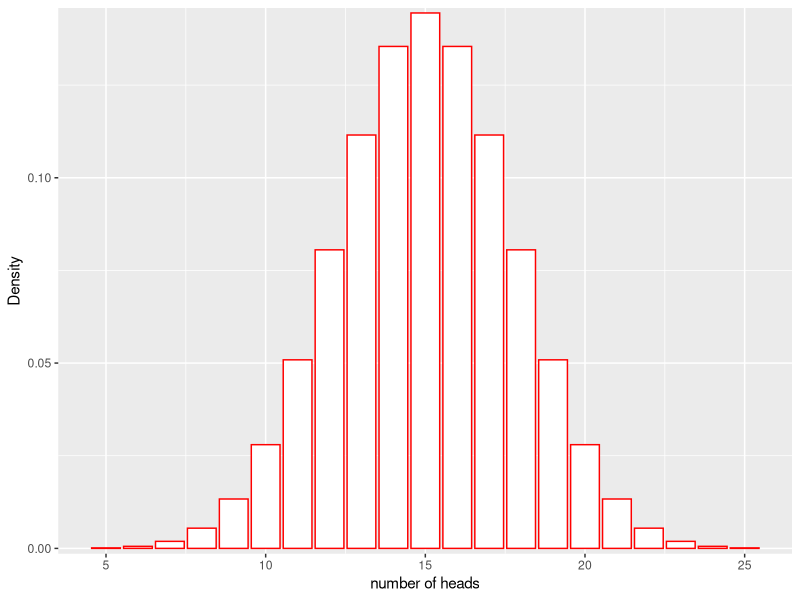
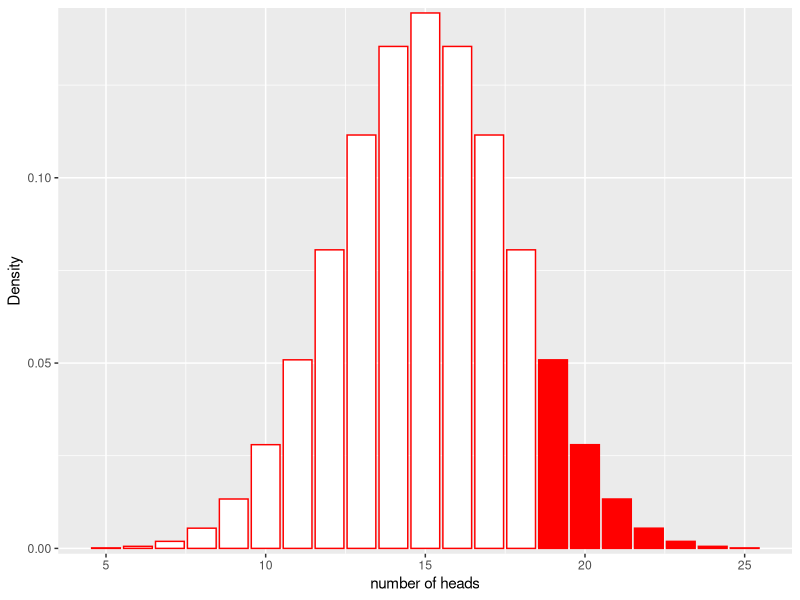
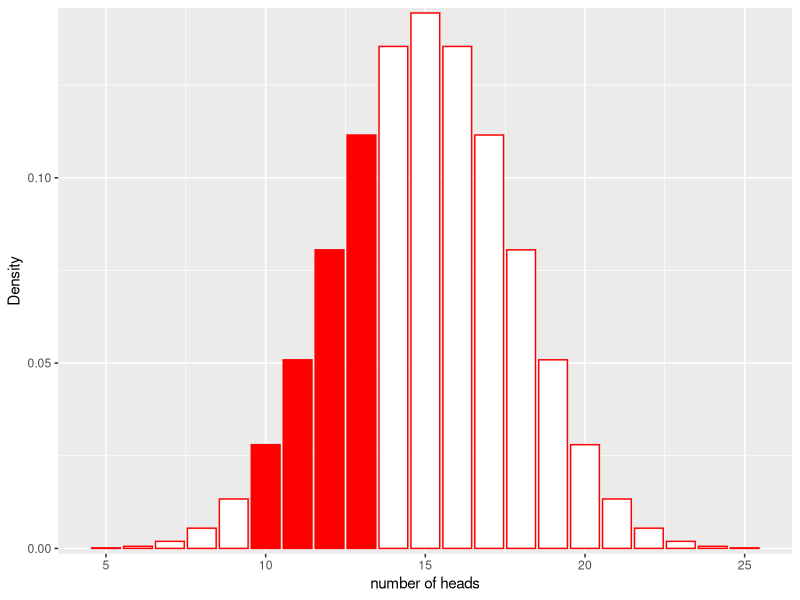
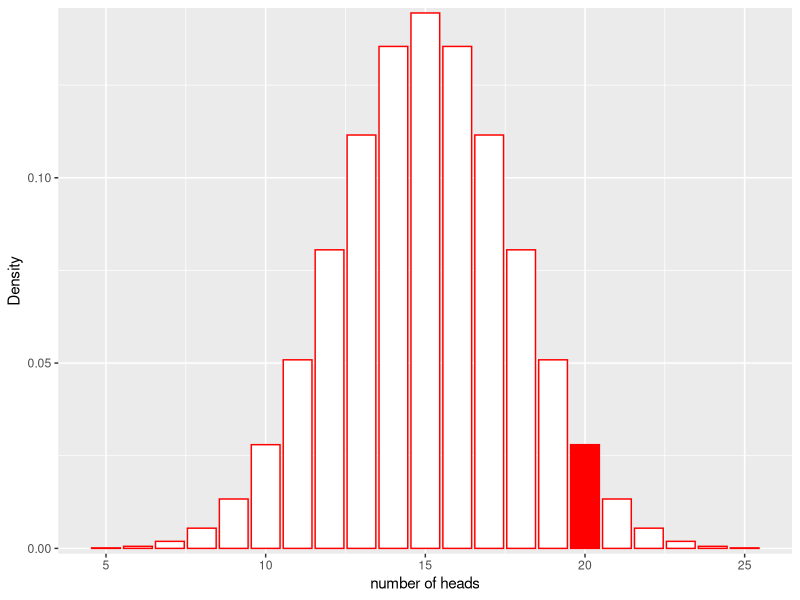
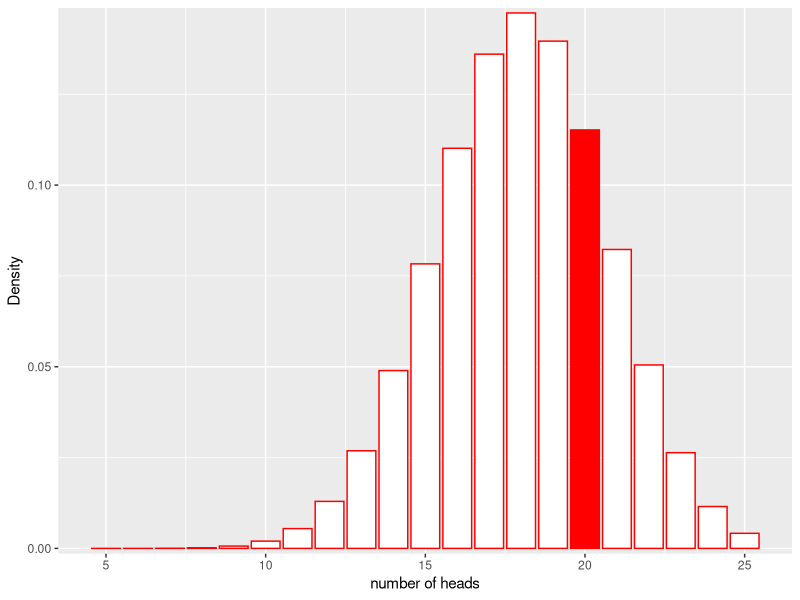
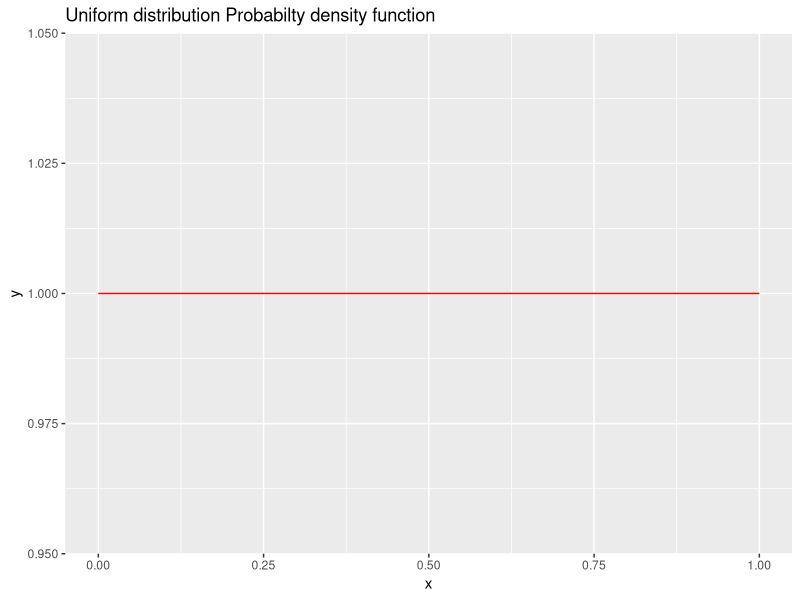
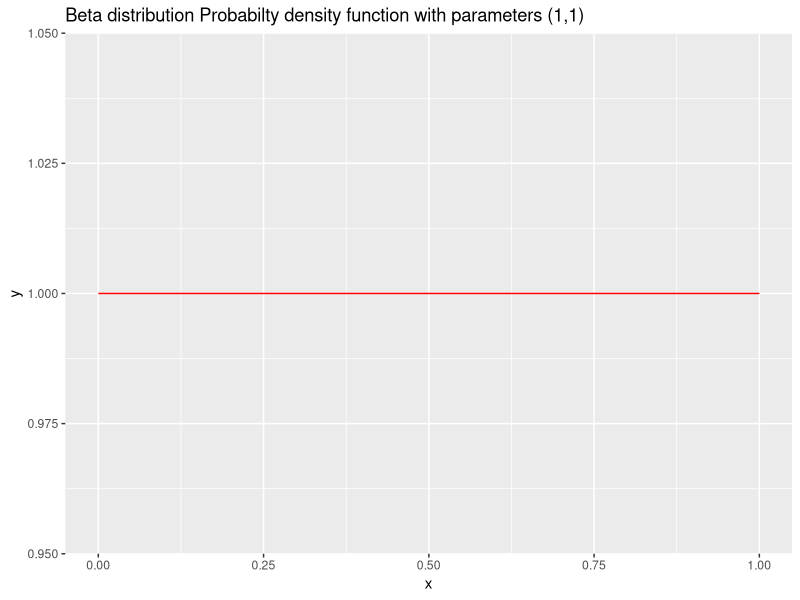
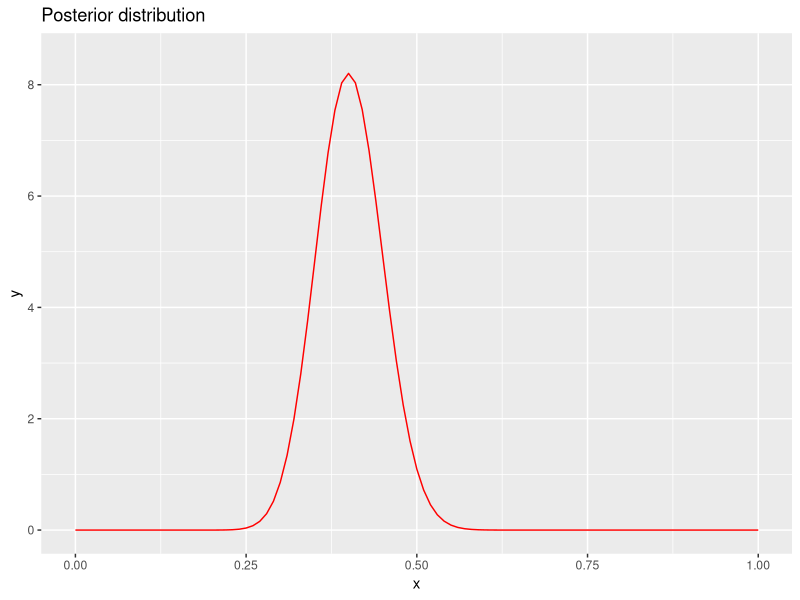

Reproduce these figures in R, in order.
## ---- chunk 1
library(ggplot2)
library(cowplot)
library(grid)

x1  <- 5:25
df <- data.frame(x = x1, y = dbinom(x1, 30, 0.5))

ggplot(df, aes(x = x, y = y)) + 
  geom_bar(stat = "identity", col = "red", fill = c("white")) +
  scale_y_continuous(expand = c(0.01, 0)) + xlab("number of heads") + ylab("Density")

## ---- chunk 2
ggplot(df, aes(x = x, y = y)) + 
  geom_bar(stat = "identity", col = "red", fill = c(rep("white", 14), rep("red", 7))) +
  scale_y_continuous(expand = c(0.01, 0)) + xlab("number of heads") + ylab("Density")
## ---- chunk 3
ggplot(df, aes(x = x, y = y)) + 
  geom_bar(stat = "identity", col = "red", fill = c(rep("white", 5), rep("red", 4), rep("white", 12))) +
  scale_y_continuous(expand = c(0.01, 0)) + xlab("number of heads") + ylab("Density")
## ---- chunk 4
ggplot(df, aes(x = x, y = y)) + 
  geom_bar(stat = "identity", col = "red", fill = c(rep("white", 15), rep("red", 1), rep("white", 5))) +
  scale_y_continuous(expand = c(0.01, 0)) + xlab("number of heads") + ylab("Density")
## ---- chunk 5
dbinom(x = 20, size = 30, prob = 0.5)
## ---- chunk 6
x1  <- 5:25
df_rigged <- data.frame(x = x1, y = dbinom(x1, 30, 0.6))

ggplot(df_rigged, aes(x = x, y = y)) + 
  geom_bar(stat = "identity", col = "red", fill = c(rep("white", 15), rep("red", 1), rep("white", 5))) +
  scale_y_continuous(expand = c(0.01, 0)) + xlab("number of heads") + ylab("Density")
## ---- chunk 7
dbinom(x = 20, size = 30, prob = 0.6)
## ---- chunk 8
ggplot(data = data.frame(x = c(0, 1)), aes(x)) + 
  stat_function(fun = dunif, args = list(min=0, max=1 ), color = "red", linetype = "solid") + ggtitle("Uniform distribution Probabilty density function")
ggplot(data = data.frame(x = c(0, 1)), aes(x)) + 
  stat_function(fun = dbeta, args = list(shape1 = 1, shape2 = 1), color = "red", linetype = "solid") + ggtitle("Beta distribution Probabilty density function with parameters (1,1)")
## ---- chunk 9
ggplot(data = data.frame(x = c(0, 1)), aes(x)) + 
  stat_function(fun = dbeta, args = list(shape1 = 41, shape2 = 61), color = "red", linetype = "solid") + ggtitle("Posterior distribution") + ylim(0, 8.5)
## ---- chunk 10
ggplot(data = data.frame(x = c(0, 1)), aes(x)) + 
  stat_function(fun = dbeta, args = list(shape1 = 9, shape2 = 13), color = "red", linetype = "solid") + ggtitle("Posterior distribution")+ ylim(0, 8.5)
## ---- chunk 11
ggplot(data = data.frame(x = c(0, 1)), aes(x)) + 
  stat_function(fun = dbeta, args = list(shape1 = 3, shape2 = 4), color = "red", linetype = "solid") + ggtitle("Posterior distribution")+ ylim(0, 8.5)
## ---- chunk 12
ggplot(data = data.frame(x = c(0, 1)), aes(x)) + 
  stat_function(fun = dbeta, args = list(shape1 = 401, shape2 = 601), color = "red", linetype = "solid") + ggtitle("Posterior distribution")+ ylim(0, 8.5)
